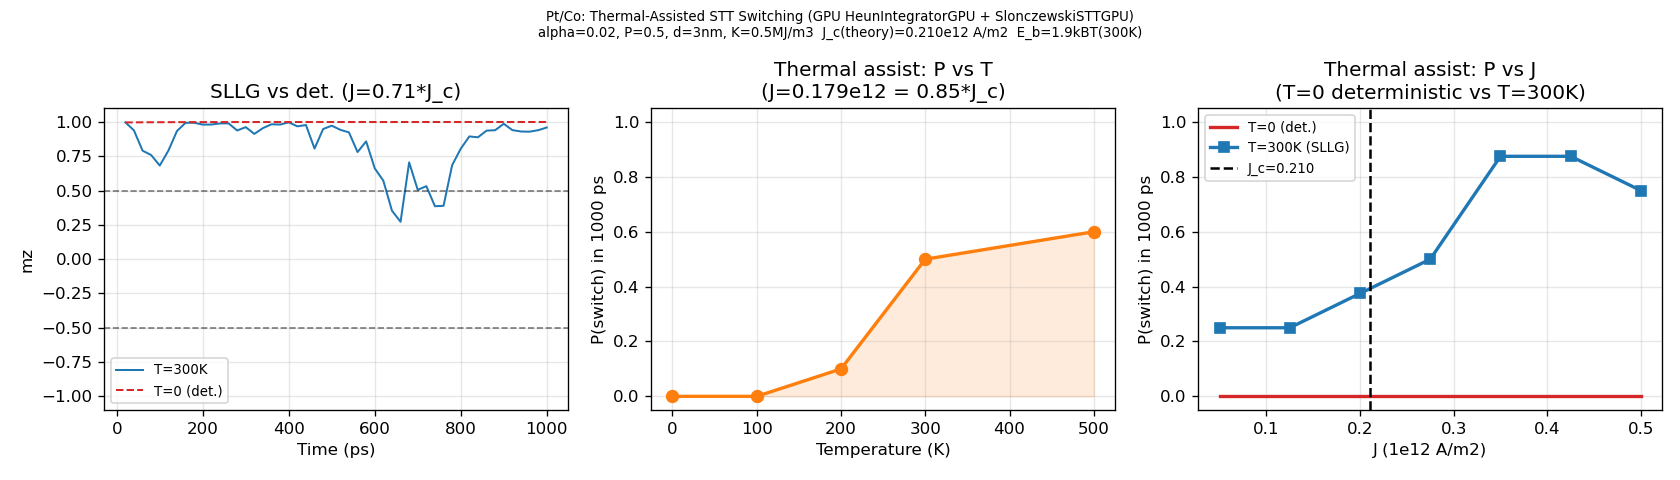

The script that saved this image:
"""
Notebook 23b: Thermal-Assisted STT Switching (SLLG + SlonczewskiSTTGPU)

Shows how finite temperature (Stratonovich-Langevin LLG via HeunIntegratorGPU)
assists Slonczewski STT switching:
  - At T=0, switching requires J > J_c (deterministic threshold)
  - At T>0, thermal fluctuations allow switching at J < J_c (stochastic)

Produces:
  (a) Single SLLG trajectory at T=300K, J=0.15e12 (< J_c = 0.21e12)
  (b) P_switch vs T (5 T-values, 10 trials/pt, J=0.20e12 ~ J_c)
  (c) P_switch vs J at 3 temperatures (compare thermal vs deterministic)

Performance: 284 us/step  ->  dt=1e-13, t_max=2ns (20000 steps/trial)
  10 trials x 5 T-pts = 50 trials  x 20000 steps = ~285 s
  10 trials x 5 J-pts x 3 T-vals = 150 trials x 20000 steps = ~855 s  (long!)
  Compromise: use t_max=0.5ns (5000 steps), J range near J_c

Material: Pt/Co  Ms=580 kA/m, K=0.5 MJ/m3, alpha=0.02, d=3 nm, P=0.5
"""

import os, sys, time
from pathlib import Path

import sys
from pathlib import Path
sys.path.insert(0, str(Path(__file__).resolve().parent.parent))
from micromag_locate import add_micromag_to_path
add_micromag_to_path()
import numpy as np
import micromag as mm

print("Notebook 23b: Thermal-Assisted STT Switching (SLLG + SlonczewskiSTTGPU)")
print(f"  CUDA: {mm.cuda_available()}")

# ---------------------------------------------------------------------------
# Constants and material
# ---------------------------------------------------------------------------
mu0  = 4e-7 * np.pi
hbar = 1.0546e-34
e_ch = 1.6022e-19
k_B  = 1.3806e-23

Ms    = 580e3;  A  = 15e-12;  K  = 0.5e6
alpha = 0.02;   d  = 3e-9;    P  = 0.5

mat = mm.Material()
mat.Ms = Ms; mat.A_exchange = A; mat.K_uniaxial = K
mat.easy_axis = mm.Vec3(0, 0, 1); mat.alpha = alpha

# Theory J_c (Slonczewski PMA macrospin)
mu0_Heff   = 2 * K / Ms - mu0 * Ms
J_c_theory = 2 * e_ch * alpha * Ms * d * mu0_Heff / (hbar * P)
E_b        = (K - 0.5 * mu0 * Ms**2) * d**3   # barrier energy [J]
print(f"\nTheory: J_c = {J_c_theory/1e12:.3f} e12 A/m2")
print(f"        E_b = {E_b/k_B/300:.2f} k_B T  (at 300 K)  = {E_b:.2e} J")

# ---------------------------------------------------------------------------
# Grid + shared GPU objects
# ---------------------------------------------------------------------------
g = mm.StructuredGrid(1, 1, 1, d, d, d)

demag_gpu = mm.DemagFieldGPU(g)
exch_gpu  = mm.ExchangeFieldGPU(g)
aniso_gpu = mm.UniaxialAnisotropyFieldGPU(g)

fields = mm.FieldSumGPU()
fields.add(exch_gpu)
fields.add(aniso_gpu)

p = mm.Vec3(0, 0, 1)  # polarization = +z
stt = mm.SlonczewskiSTTGPU(g, 1e12, P, d, p, 0.0)
torques = mm.SpinTorqueSumGPU(); torques.add(stt)

theta0 = np.deg2rad(5)
a0_arr = np.zeros((1,1,1,3)); a0_arr[0,0,0] = [np.sin(theta0), 0, np.cos(theta0)]

def make_m0():
    m = mm.VectorField3D(g); mm.from_numpy(m, a0_arr); return m

# Timing: 284 us/step
dt       = 1e-13   # s
t_max    = 1.0e-9  # 1 ns (10000 steps/trial)
n_steps  = int(t_max / dt)
check_ev = 200     # every 20 ps

def run_sllg_trial(J_val, T_K, seed):
    """SLLG trial with STT. Returns (switched_bool, t_sw_ps or None)."""
    stt.J = J_val
    integ = mm.HeunIntegratorGPU(g, dt, seed=seed)
    integ.upload(make_m0())
    for step in range(0, n_steps, check_ev):
        for _ in range(check_ev):
            integ.step(mat, demag_gpu, fields, T_K, torques)
        m_tmp = mm.VectorField3D(g)
        integ.download(m_tmp)
        if float(mm.to_numpy(m_tmp)[0,0,0,2]) < -0.5:
            return True, (step + check_ev) * dt * 1e12
    return False, None

# ---------------------------------------------------------------------------
# Part A: Single SLLG trajectory (T=300K, J = 0.15e12 < J_c)
# ---------------------------------------------------------------------------
print(f"\n--- Part A: Single SLLG trajectory (T=300K, J=0.15e12 < J_c={J_c_theory/1e12:.3f}) ---")
J_A = 0.15e12
stt.J = J_A
integ_a = mm.HeunIntegratorGPU(g, dt, seed=42)
integ_a.upload(make_m0())

mz_traj, t_arr = [], []
t0 = time.time()
for step in range(0, n_steps, check_ev):
    for _ in range(check_ev):
        integ_a.step(mat, demag_gpu, fields, 300.0, torques)
    m_tmp = mm.VectorField3D(g)
    integ_a.download(m_tmp)
    mz_traj.append(float(mm.to_numpy(m_tmp)[0,0,0,2]))
    t_arr.append((step + check_ev) * dt * 1e12)

tA = time.time() - t0
mz_arr = np.array(mz_traj)
sw_A = np.where(mz_arr < -0.5)[0]
t_sw_A = t_arr[sw_A[0]] if len(sw_A) > 0 else None
print(f"  t_sw = {t_sw_A:.0f} ps" if t_sw_A else "  No switch in 1 ns")
print(f"  Time: {tA:.1f} s")

# Part A2: Deterministic RK4 (T=0) reference at same J
print(f"  (Deterministic T=0 reference at J=0.15e12:)")
stt.J = J_A
integ_r = mm.RK4IntegratorGPU(g, dt)
integ_r.upload(make_m0())
mz_det = []
for step in range(0, n_steps, check_ev):
    for _ in range(check_ev):
        integ_r.step(mat, demag_gpu, fields, torques)
    m_tmp = mm.VectorField3D(g)
    integ_r.download(m_tmp)
    mz_det.append(float(mm.to_numpy(m_tmp)[0,0,0,2]))
sw_det = np.where(np.array(mz_det) < -0.5)[0]
print(f"  T=0: {'switched at '+str(int(t_arr[sw_det[0]]))+' ps' if len(sw_det) else 'No switch (J < J_c deterministic)'}")

# ---------------------------------------------------------------------------
# Part B: P_switch vs T (J = J_c_theory, 5 T-values, n_trials each)
# ---------------------------------------------------------------------------
n_trials_B = 10
print(f"\n--- Part B: P_switch vs T (J~J_c={J_c_theory/1e12:.3f}e12, {n_trials_B} trials/pt) ---")

T_values  = np.array([0, 100, 200, 300, 500], dtype=float)
J_B       = J_c_theory * 0.85   # slightly below J_c for interesting stochastic behavior
sw_prob_T = []
t0 = time.time()

for T in T_values:
    n_sw = 0
    t_sw_list = []
    for seed in range(n_trials_B):
        if T == 0:  # T=0: use RK4 (deterministic, no need for multiple trials)
            stt.J = J_B
            integ_b = mm.RK4IntegratorGPU(g, dt)
            integ_b.upload(make_m0())
            switched = False
            for step in range(0, n_steps, check_ev):
                for _ in range(check_ev):
                    integ_b.step(mat, demag_gpu, fields, torques)
                m_tmp = mm.VectorField3D(g)
                integ_b.download(m_tmp)
                if float(mm.to_numpy(m_tmp)[0,0,0,2]) < -0.5:
                    switched = True; break
            if switched: n_sw += 1
            if seed > 0: break  # T=0 is deterministic, one trial is enough
        else:
            switched, tsw = run_sllg_trial(J_B, T, seed)
            if switched: n_sw += 1

    # T=0: replicate result for all trials
    if T == 0: n_sw = n_sw * n_trials_B

    p_sw = n_sw / n_trials_B
    sw_prob_T.append(p_sw)
    print(f"  T={T:4.0f}K  P_sw={p_sw:.2f}  ({n_sw}/{n_trials_B})")

print(f"  Time: {time.time()-t0:.1f} s")

# ---------------------------------------------------------------------------
# Part C: P_switch vs J  (T=0 and T=300K, compare)
# ---------------------------------------------------------------------------
n_trials_C = 8
print(f"\n--- Part C: P_switch vs J  (T=0 and T=300K, {n_trials_C} trials/pt) ---")

J_sweep = np.linspace(0.05e12, 0.5e12, 7)
sw_0K   = []
sw_300K = []
t0 = time.time()

for J in J_sweep:
    # T=0 (RK4, deterministic)
    stt.J = J
    integ_c = mm.RK4IntegratorGPU(g, dt)
    integ_c.upload(make_m0())
    switched_det = False
    for step in range(0, n_steps, check_ev):
        for _ in range(check_ev):
            integ_c.step(mat, demag_gpu, fields, torques)
        m_tmp = mm.VectorField3D(g)
        integ_c.download(m_tmp)
        if float(mm.to_numpy(m_tmp)[0,0,0,2]) < -0.5:
            switched_det = True; break
    sw_0K.append(1.0 if switched_det else 0.0)

    # T=300K (SLLG, stochastic)
    n_sw = sum(1 for s in range(n_trials_C) if run_sllg_trial(J, 300.0, s)[0])
    sw_300K.append(n_sw / n_trials_C)

    print(f"  J={J/1e12:.3f}e12  T=0: {'Y' if switched_det else 'N'}  T=300K: {n_sw}/{n_trials_C}")

print(f"  Time: {time.time()-t0:.1f} s")

# ---------------------------------------------------------------------------
# Plot
# ---------------------------------------------------------------------------
try:
    import matplotlib
    matplotlib.use('Agg')
    import matplotlib.pyplot as plt

    fig, axes = plt.subplots(1, 3, figsize=(14, 4))

    # A: mz trajectory
    ax = axes[0]
    ax.plot(t_arr, mz_arr, lw=1.2, color='C0', label=f'T=300K')
    ax.plot(t_arr, mz_det, lw=1.2, color='C3', ls='--', label='T=0 (det.)')
    ax.axhline(-0.5, color='k', ls='--', lw=1, alpha=0.5)
    ax.axhline( 0.5, color='k', ls='--', lw=1, alpha=0.5)
    if t_sw_A:
        ax.axvline(t_sw_A, color='C0', ls=':', lw=1.5, label=f't_sw={t_sw_A:.0f} ps')
    ax.set_xlabel('Time (ps)')
    ax.set_ylabel('mz')
    ax.set_title(f'SLLG vs det. (J={J_A/J_c_theory:.2f}*J_c)')
    ax.set_ylim(-1.1, 1.1)
    ax.legend(fontsize=8)
    ax.grid(alpha=0.3)

    # B: P_sw vs T
    ax = axes[1]
    ax.plot(T_values, sw_prob_T, 'o-', color='C1', lw=2, ms=7)
    ax.fill_between(T_values, 0, sw_prob_T, alpha=0.15, color='C1')
    ax.set_xlabel('Temperature (K)')
    ax.set_ylabel(f'P(switch) in {t_max*1e12:.0f} ps')
    ax.set_title(f'Thermal assist: P vs T\n(J={J_B/1e12:.3f}e12 = {J_B/J_c_theory:.2f}*J_c)')
    ax.set_ylim(-0.05, 1.05)
    ax.grid(alpha=0.3)

    # C: P_sw vs J for T=0 and T=300K
    ax = axes[2]
    ax.step(J_sweep/1e12, sw_0K, where='post', lw=2, color='C3', label='T=0 (det.)')
    ax.plot(J_sweep/1e12, sw_300K, 's-', lw=2, color='C0', ms=6, label='T=300K (SLLG)')
    ax.axvline(J_c_theory/1e12, color='k', ls='--', lw=1.5, label=f'J_c={J_c_theory/1e12:.3f}')
    ax.set_xlabel('J (1e12 A/m2)')
    ax.set_ylabel(f'P(switch) in {t_max*1e12:.0f} ps')
    ax.set_title('Thermal assist: P vs J\n(T=0 deterministic vs T=300K)')
    ax.set_ylim(-0.05, 1.05)
    ax.legend(fontsize=8)
    ax.grid(alpha=0.3)

    plt.suptitle(
        f'Pt/Co: Thermal-Assisted STT Switching (GPU HeunIntegratorGPU + SlonczewskiSTTGPU)\n'
        f'alpha={alpha}, P={P}, d={d*1e9:.0f}nm, K={K/1e6:.1f}MJ/m3  '
        f'J_c(theory)={J_c_theory/1e12:.3f}e12 A/m2  E_b={E_b/k_B/300:.1f}kBT(300K)',
        fontsize=8)
    plt.tight_layout()

    out_path = os.path.join(os.path.dirname(__file__), '23b_stt_thermal_sllg_gpu.png')
    plt.savefig(out_path, dpi=120)
    print(f"\nPlot saved: {out_path}")

except Exception as e:
    print(f"Plot error: {e}")

print("\n=== Summary ===")
print(f"  J_c (theory) = {J_c_theory/1e12:.3f} e12 A/m2")
print(f"  E_b = {E_b:.2e} J = {E_b/k_B/300:.2f} k_B*T(300K)")
print(f"  Part B: P_sw vs T @ J={J_B/1e12:.3f}e12: {[f'{p:.2f}' for p in sw_prob_T]}")
print(f"  Part C: T=0:   {['Y' if p>0.5 else 'N' for p in sw_0K]}")
print(f"  Part C: T=300: {[f'{p:.2f}' for p in sw_300K]}")
